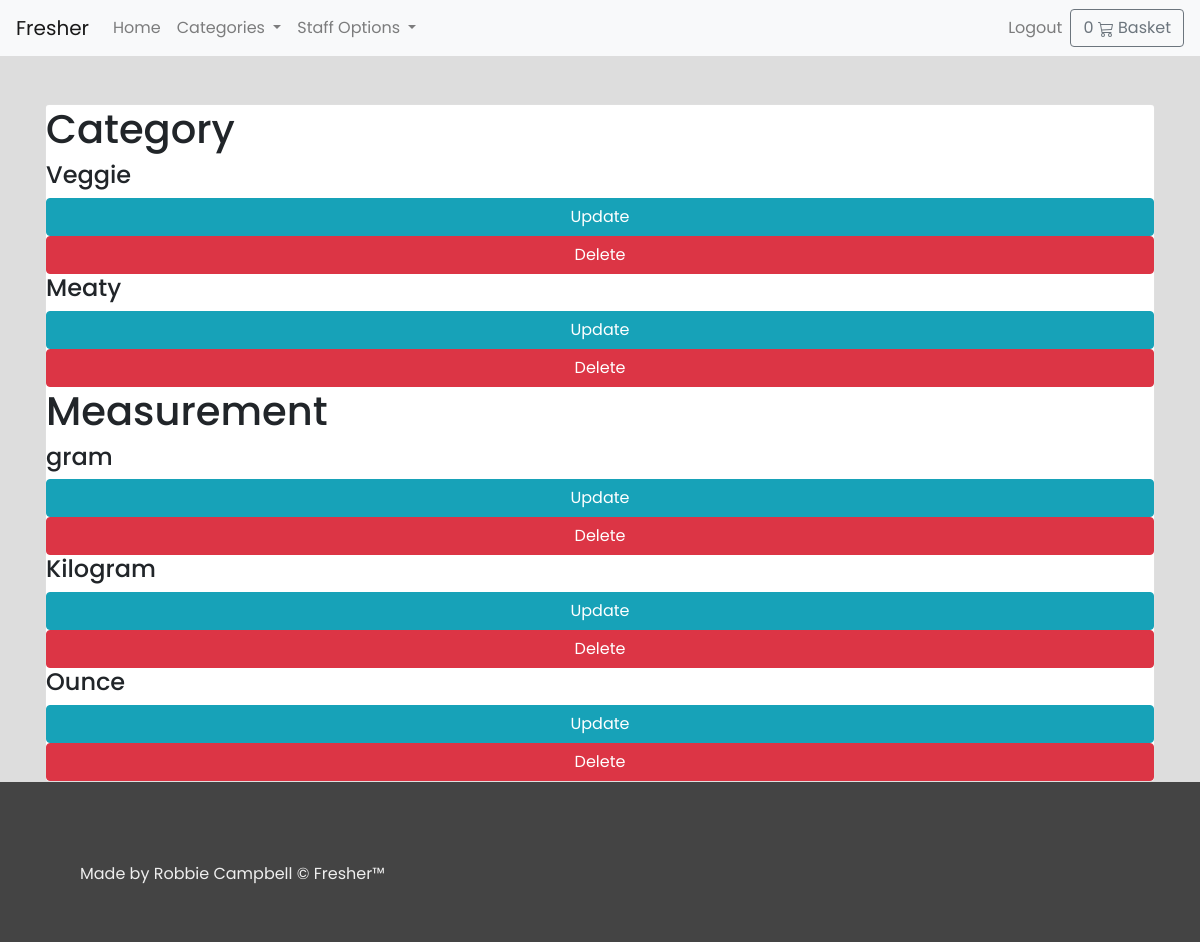
Screenshot of /staff/edit/ (signed in) with the database file from the repository.
### recipe/models.py (models this page shows, shortened)
class Category(models.Model):
    title = models.CharField(max_length=30)
    description = models.CharField(max_length=100)
    class Meta:
        verbose_name_plural = "Categories"
    def get_absolute_url(self):
        return reverse('category', args=[self.id])

### ingredient/models.py (models this page shows, shortened)
class Measurement(models.Model):
    unit_shorthand = models.CharField(max_length=10)
    unit_fullname = models.CharField(max_length=10)

### staff/views.py (the view)
# urls.py: path('edit/', views.edit, name='edit_cat_measurement'),
@staff_member_required
@login_required
def edit(request):
    categories = Category.objects.all()
    measurements = Measurement.objects.all()
    return render(request, "staff/edit.html", {"categories": categories, "measurements": measurements})

### basket/basket.py (called while the page is built)
    def __len__(self):
        return sum(item['qty'] for item in self.basket.values())

### basket/context_processors.py (called while the page is built)
def basket(request):
    return {'basket': Basket(request)}

### recipe/context_processors.py (called while the page is built)
def categories(request):
    categories = Category.objects.all()
    return {"categories": categories}

### templates/staff/edit.html (shortened to what this page needs)
{% extends 'base.html' %}
{% block content %}
<div class="container">
    <div class="card mt-5">
        <h1>Category</h1>
        {% for category in categories %}
            <h4>{{ category.title }}</h4>
            <a class="btn btn-info" href="{% url 'edit_category' id=category.id %}">Update</a>
            <a class="btn btn-danger" href="{% url 'delete_category' id=category.id %}">Delete</a>
        {% endfor %}
        <h1>Measurement</h1>
        {% for measurement in measurements %}
            <h4>{{ measurement.unit_fullname }}</h4>
            <a class="btn btn-info" href="{% url 'edit_measurement' id=measurement.id %}">Update</a>
            <a class="btn btn-danger" href="{% url 'delete_measurement' id=measurement.id %}">Delete</a>
        {% endfor %}
    </div>
</div>
{% endblock content %}

### static/css/style.css (style rules this page uses)
body { font-family: 'Poppins', sans-serif; font-weight: 400; height:100vh; min-height:100vh; position: relative; background:#DDD; }

### rows the page displays
Category: title "Veggie"
Category: title "Meaty"
Measurement: unit_fullname "gram"
Measurement: unit_fullname "Kilogram"
Measurement: unit_fullname "Ounce"
